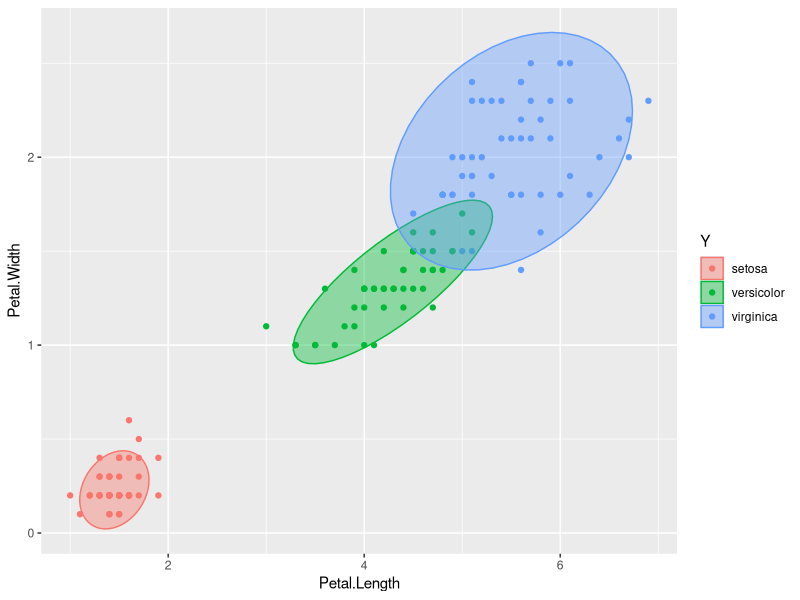
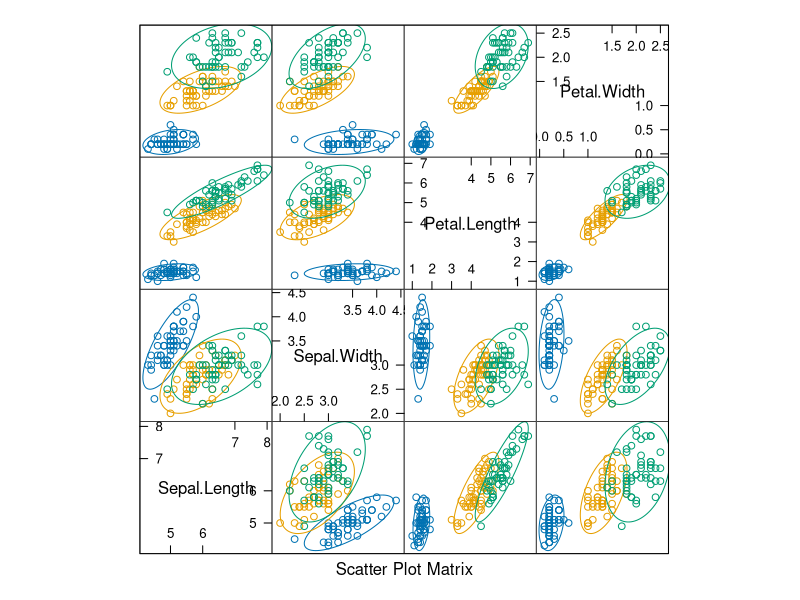
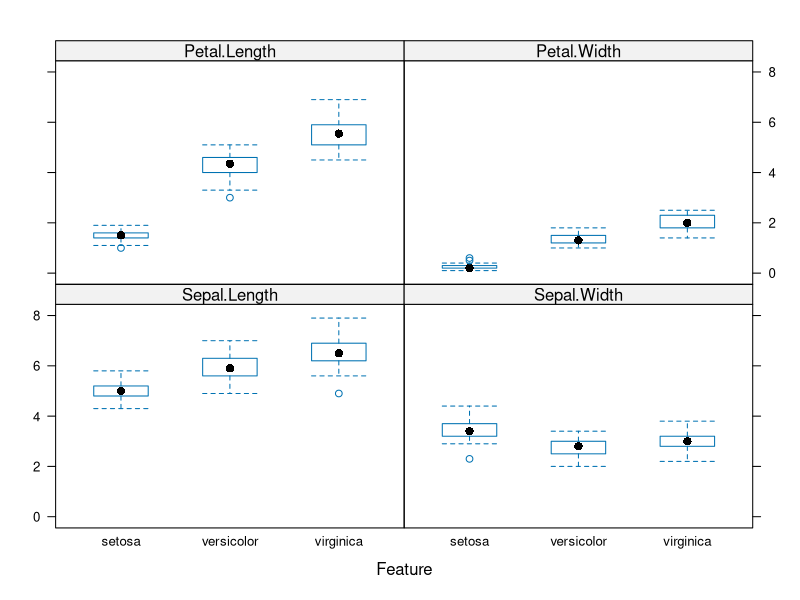
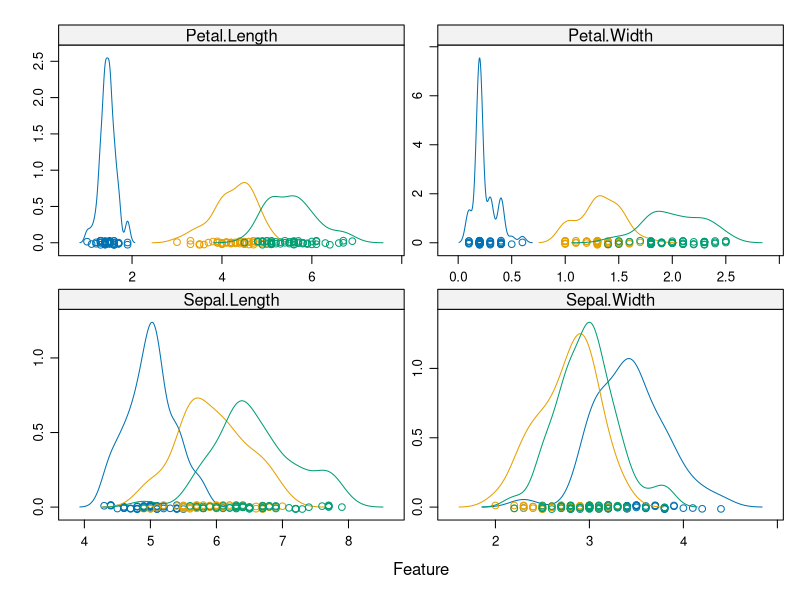
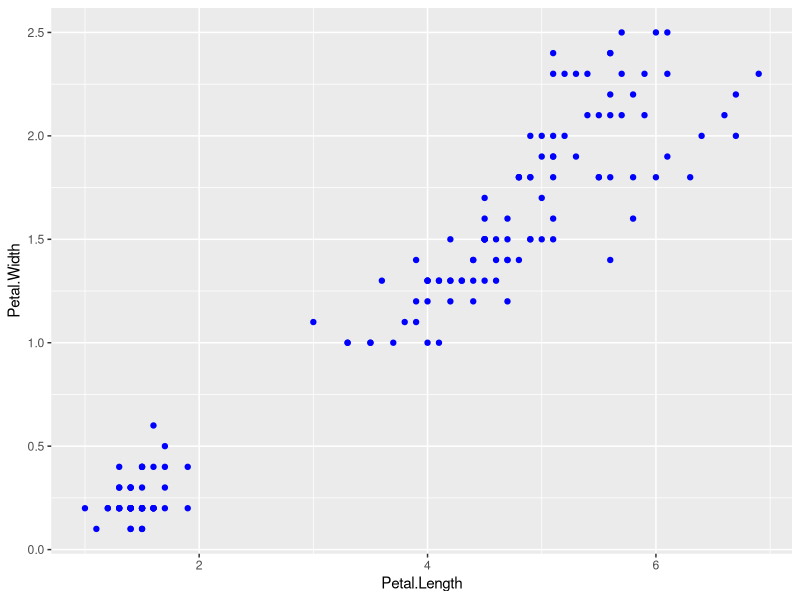
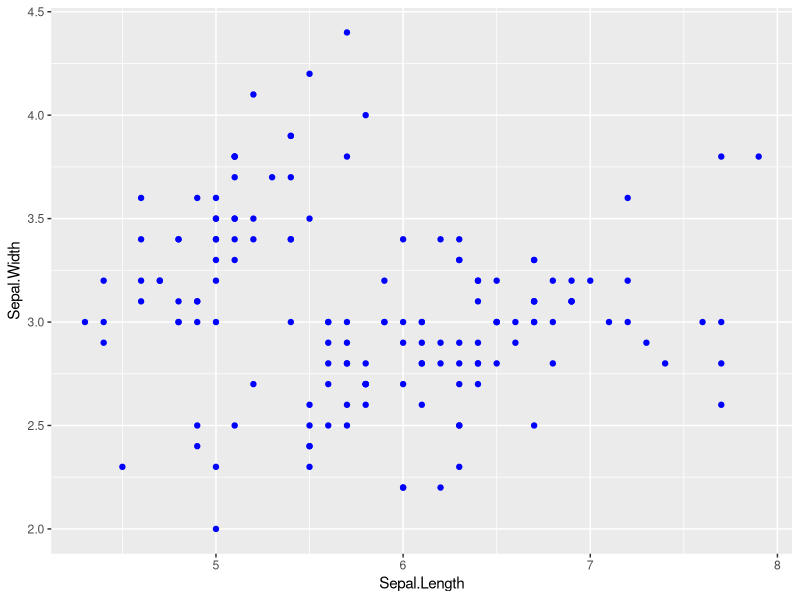
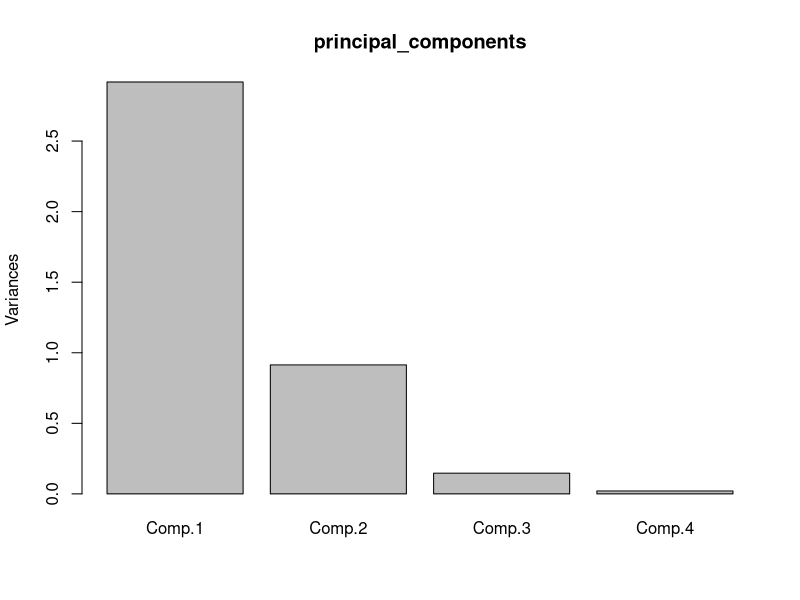
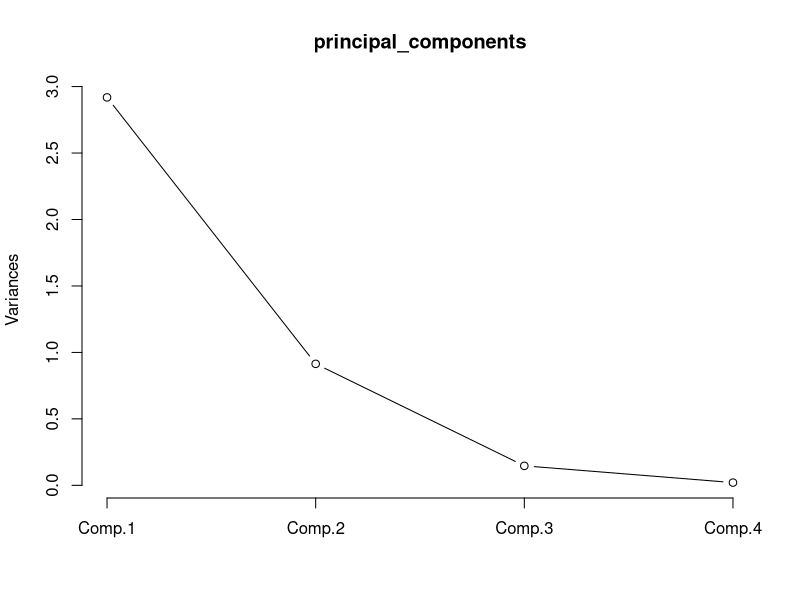

Write the R code that produced these figures, in order.
##########################################
### Principal Component Analysis (PCA) ###
##########################################

library(caret)
library(ggfortify)

# PCA with iris dataset
iris.df <- iris
head(iris.df)

# creating another dataframe from iris dataset that contains the columns from 1 to 4
X <- iris.df[,1:4]
Y <- iris.df[,5]

## scatter plot of 2 variables colored by class
ggplot(X, aes(x = Petal.Length, y = Petal.Width, color = Y, fill = Y)) + geom_point() + 
  stat_ellipse(type = "t",geom = "polygon",alpha = 0.4)

## feature-class plots
featurePlot(x=X, y=Y, plot="ellipse")

featurePlot(x=X, y=Y, plot="box")

scales <- list(x=list(relation="free"), y=list(relation="free"))
featurePlot(x=X, y=Y, plot="density", scales=scales)

## Variance/Covariance

var(X$Petal.Width)
var(X$Petal.Length)
cov(X$Petal.Length,X$Petal.Width)
cor(X$Petal.Length,X$Petal.Width)

## scatter plot of 2 variables
ggplot(X, aes(x = Petal.Length, y = Petal.Width)) + geom_point(color="blue")

var(X$Sepal.Width)
var(X$Sepal.Length)
cov(X$Sepal.Length,X$Sepal.Width)
cor(X$Sepal.Length,X$Sepal.Width)

## scatter plot of 2 variables
ggplot(X, aes(x = Sepal.Length, y = Sepal.Width)) + geom_point(color="blue")


####### PCA #######

principal_components <- princomp(X, cor = TRUE, score = TRUE)

summary(principal_components)

principal_components$loadings


# using the plot() function, we can plot the principal components.
plot(principal_components)

# plotting the principal_components using the a line in plot() functions 
plot(principal_components, type = "l")

# using rhw biplot() function we can plot the components
biplot(principal_components)

## using autoplot() function to plot the components
autoplot(principal_components, data = iris, colour = 'Species',
         loadings = TRUE, loadings.colour = 'blue',
         loadings.label = TRUE, loadings.label.size = 3)

# loadings
principal_components$loadings


####### Exercise #######

library(MASS)

principal_components <- princomp(Boston, cor = TRUE, score = TRUE)

principal_components$loadings

summary(principal_components)


####### THE END #######
